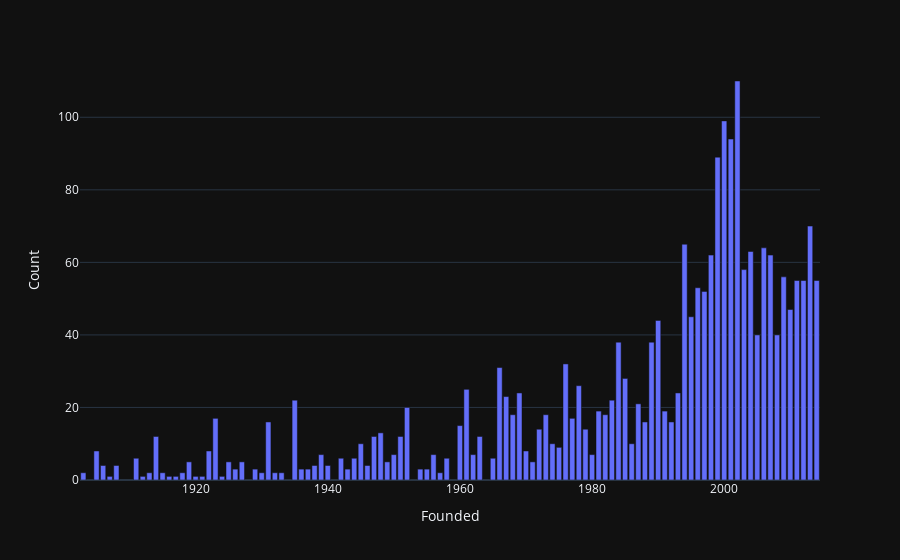

Notebook cell for this chart:
### Code cell
Founded = df.groupby(['Founded']).size().reset_index(name = 'Count').sort_values('Founded', ascending=False)
px.bar(Founded, x='Founded', y='Count')

### Figure 1 — Plotly figure (JSON) as saved in the notebook; plotly's stock layout.template omitted (floating-point values rounded to 4 significant figures)
{"data": [{"alignmentgroup": "True", "hovertemplate": "Founded=%{x}<br>Count=%{y}<extra></extra>", "legendgroup": "", "marker": {"color": "#636efa", "pattern": {"shape": ""}}, "name": "", "offsetgroup": "", "orientation": "v", "showlegend": false, "textposition": "auto", "x": [2014, 2013, 2012, 2011, 2010, 2009, 2008, 2007, 2006, 2005, 2004, 2003, 2002, 2001, 2000, 1999, 1998, 1997, 1996, 1995, 1994, 1993, 1992, 1991, 1990, 1989, 1988, 1987, 1986, 1985, 1984, 1983, 1982, 1981, 1980, 1979, 1978, 1977, 1976, 1975, 1974, 1973, 1972, 1971, 1970, 1969, 1968, 1967, 1966, 1965, 1963, 1962, 1961, 1960, 1958, 1957, 1956, 1955, 1954, 1952, 1951, 1950, 1949, 1948, 1947, 1946, 1945, 1944, 1943, 1942, 1940, 1939, 1938, 1937, 1936, 1935, 1933, 1932, 1931, 1930, 1929, 1927, 1926, 1925, 1924, 1923, 1922, 1921, 1920, 1919, 1918, 1917, 1916, 1915, 1914, 1913, 1912, 1911, 1908, 1907, 1906, 1905, 1903], "xaxis": "x", "y": [55, 70, 55, 55, 47, 56, 40, 62, 64, 40, 63, 58, 110, 94, 99, 89, 62, 52, 53, 45, 65, 24, 16, 19, 44, 38, 16, 21, 10, 28, 38, 22, 18, 19, 7, 14, 26, 17, 32, 9, 10, 18, 14, 5, 8, 24, 18, 23, 31, 6, 12, 7, 25, 15, 6, 2, 7, 3, 3, 20, 12, 7, 5, 13, 12, 4, 10, 6, 3, 6, 4, 7, 4, 3, 3, 22, 2, 2, 16, 2, 3, 5, 3, 5, 1, 17, 8, 1, 1, 5, 2, 1, 1, 2, 12, 2, 1, 6, 4, 1, 4, 8, 2], "yaxis": "y", "type": "bar"}], "layout": {"xaxis": {"anchor": "y", "domain": [0.0, 1.0], "title": {"text": "Founded"}}, "yaxis": {"anchor": "x", "domain": [0.0, 1.0], "title": {"text": "Count"}}, "legend": {"tracegroupgap": 0}, "margin": {"t": 60}, "barmode": "relative"}}
